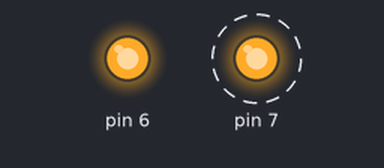
Bench run of a sketch on a simulated Arduino Uno, built with avr-gcc and run on an emulated ATmega328P. Shown: output pins drawn as LEDs (lit = HIGH). Dashed ring = blinking.

Above: at 0.5 s.
Timing chart, 0 to 3.0 s (numbered marks = the images above):
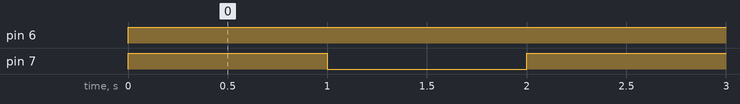

The sketch:

Rele.ino
```cpp
void setup() {
  // put your setup code here, to run once:
  pinMode(7,OUTPUT);
  pinMode(6,OUTPUT);
}

void loop() {
  // put your main code here, to run repeatedly:
  digitalWrite(6,HIGH);
  digitalWrite(7,HIGH);
  delay(1000);
  digitalWrite(7,LOW);
  delay(1000);
}
```

Measured:
- by itself, pin 6: LOW → HIGH at 0.00 s
- by itself, pin 7: alternates HIGH for 1.0 s and LOW for 1.0 s
